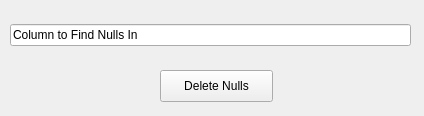
<?xml version="1.0" encoding="UTF-8"?>
<ui version="4.0">
 <class>Form</class>
 <widget class="QWidget" name="Form">
  <property name="geometry">
   <rect>
    <x>0</x>
    <y>0</y>
    <width>424</width>
    <height>116</height>
   </rect>
  </property>
  <property name="windowTitle">
   <string>Form</string>
  </property>
  <widget class="QWidget" name="verticalLayoutWidget">
   <property name="geometry">
    <rect>
     <x>10</x>
     <y>20</y>
     <width>401</width>
     <height>31</height>
    </rect>
   </property>
   <layout class="QVBoxLayout" name="verticalLayout">
    <item>
     <widget class="QLineEdit" name="lineEdit">
      <property name="text">
       <string>Column to Find Nulls In</string>
      </property>
     </widget>
    </item>
   </layout>
  </widget>
  <widget class="QPushButton" name="pushButton">
   <property name="geometry">
    <rect>
     <x>160</x>
     <y>70</y>
     <width>113</width>
     <height>32</height>
    </rect>
   </property>
   <property name="text">
    <string>Delete Nulls</string>
   </property>
  </widget>
 </widget>
 <resources/>
 <connections/>
</ui>
